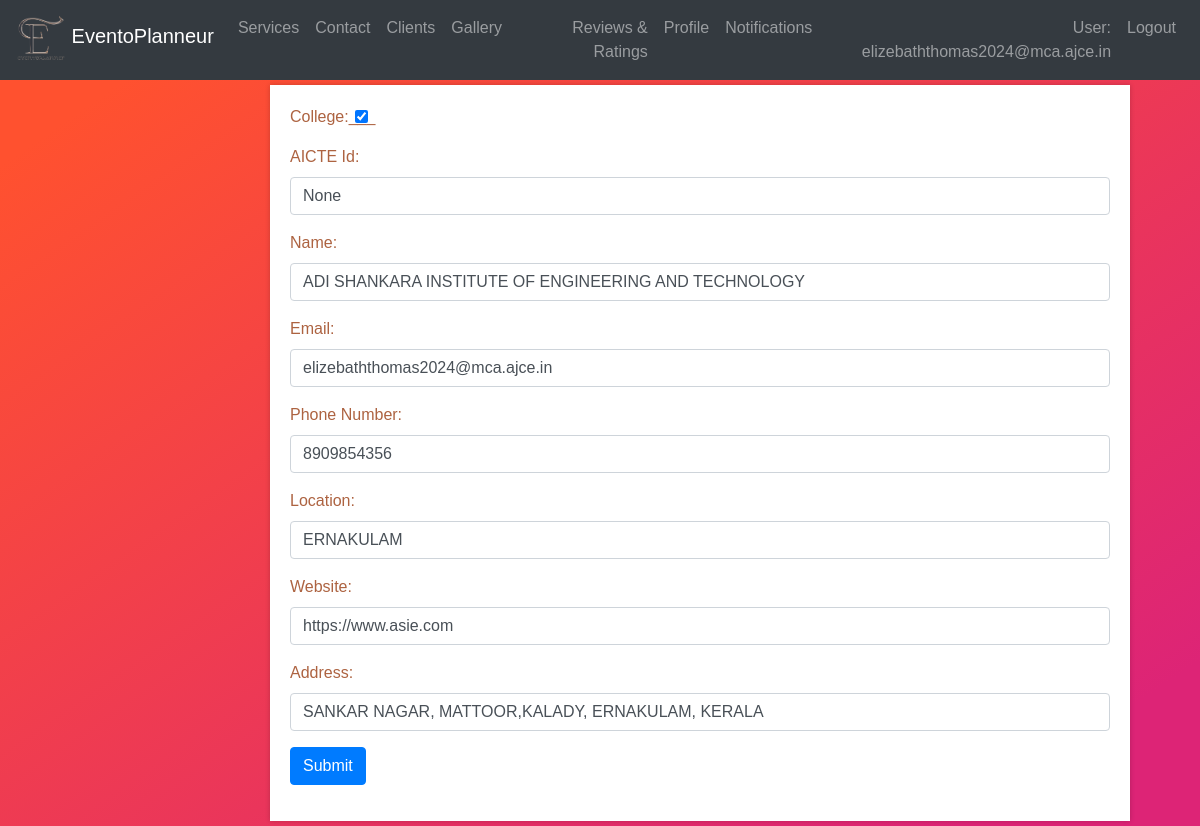
The page /org_profile/ (signed in) on the database as committed earlier.
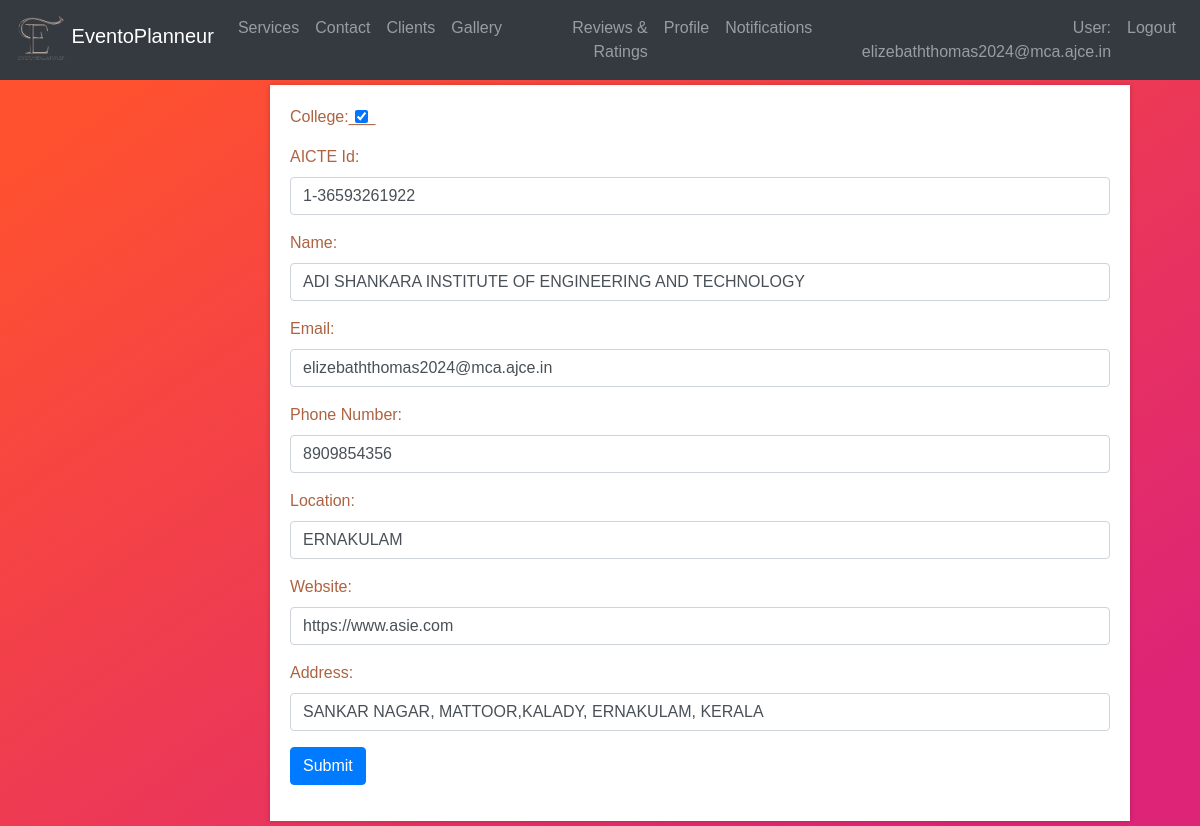
The same page on the database as committed later.
### eventapp/models.py (models this page shows, shortened)
class EventOrganizer(models.Model):
    name = models.CharField(max_length=255)
    emails = models.EmailField(unique=True,blank=True, null=True)
    phone_number = models.CharField(max_length=15)
    address = models.TextField()
    website = models.URLField(blank=True, null=True)
    college = models.BooleanField(default=True)
    aicte = models.CharField(max_length=255, blank=True, null=True)
    org_user=models.ForeignKey(CustomUser, on_delete=models.CASCADE,null=True,blank=True)
    location = models.CharField(max_length=100,null=True)

### eventapp/views.py (the view)
# urls.py: path('org_profile/',views.org_profile,name='org_profile'),
@login_required
def org_profile(request):
    org_user = request.user
    try:
        organizer_instance = EventOrganizer.objects.get(org_user=org_user)
    except EventOrganizer.DoesNotExist:
        organizer_instance = None
    if request.method == "POST":
        if organizer_instance:
            form = Organizer(request.POST, instance=organizer_instance)
        else:
            form = Organizer(request.POST)
        if form.is_valid():
            event_organizer = form.save(commit=False)
            event_organizer.org_user = org_user
            event_organizer.save()
            return redirect('eventapp:orghome')
    else:
        form = Organizer(instance=organizer_instance)
    messages.error(request, form.errors)
    return render(request, 'org_profile.html', {'form': form})

### eventapp/forms.py
class Organizer(forms.ModelForm):
    class Meta:
        model = EventOrganizer
        fields = '__all__'

### templates/org_profile.html (shortened to what this page needs)
{% load static %}
<html lang="en">
<head>
  <link rel="stylesheet" href="https://maxcdn.bootstrapcdn.com/bootstrap/4.5.2/css/bootstrap.min.css">
  <link rel="stylesheet"type="text/css" href="{% static 'css/webinar.css' %}">
</head>
<body style="background:linear-gradient(to left top, #DD2476 10%, #FF512F 90%);">
  <nav class="navbar navbar-expand-md bg-dark navbar-dark">
    <div class="containers">
      <a class="navbar-brand" href="{% url 'eventapp:orghome' %}">
        <img src="{% static 'images/Eventoplanneur.png' %}" alt="Logo" width="50"> EventoPlanneur
      </a>
      <div class="collapse navbar-collapse" id="navbarCollapse">
        <ul class="navbar-nav ml-auto">
          <li class="nav-item"><a class="nav-link" href="#services">Services</a></li>
          <li class="nav-item"><a class="nav-link" href="#contact">Contact</a></li>
          <li class="nav-item"><a class="nav-link" href="#clients">Clients</a></li>
          <li class="nav-item"><a class="nav-link" href="#gallery">Gallery</a></li>
          <li class="nav-item"><a class="nav-link" href="#reviews">Reviews & Ratings</a></li>
          <li class="nav-item"><a class="nav-link" href="#profile">Profile</a></li>
          <li class="nav-item"><a class="nav-link" href="#notifications">Notifications</a></li>
          <li class="nav-item">
            {% if user.is_authenticated %}
            <a class="nav-link" >User: {{ user.email }}</a>
            <li class="nav-item"><a href="{% url 'eventapp:logout' %}" class="nav-link">Logout</a></li>
            {% endif %}
          </li>
        </ul>
      </div>
    </div>
  </nav>
  <div class="container">
    <div class="events">
        <form method="post" action="{% url 'eventapp:org_profile' %}" id="profile">
            <div class="mb-3">
              <label for="college" class="form-check-label">College:___</label>
              <input type="checkbox" id="college" name="college" value="{{form.college.value}}" class="form-check-input" checked>
          </div>
          <div class="mb-3">
              <label for="aicte" class="form-label">AICTE Id:</label>
              <input type="text" id="aicte" name="aicte" value="{{form.aicte.value}}" class="form-control" >
          </div>
            <div class="mb-3">
                <label for="name" class="form-label">Name:</label>
                <input type="text" id="name" name="name" value="{{ form.name.value }}" class="form-control" required>
            </div>
            <div class="mb-3">
                <label for="email" class="form-label">Email:</label>
                <input type="email" id="email" name="email" value="{{ user.email }}" value="{{ form.name.value }}" class="form-control" >
            </div>
            <div class="mb-3">
                <label for="phone_number" class="form-label">Phone Number:</label>
                <input type="tel" id="phone_number" name="phone_number" value="{{form.phone_number.value}}" class="form-control" required>
            </div>
            <div class="mb-3">
                <label for="location" class="form-label">Location:</label>
                <input type="text" id="location" name="location"  value="{{form.location.value}}" class="form-control" required>
            </div>
            <div class="mb-3">
                <label for="website" class="form-label">Website:</label>
                <input type="url" id="website" name="website" value="{{form.website.value}}" class="form-control">
            </div>
            <div class="mb-3">
              <label for="address" class="form-label">Address:</label>
              <input type="text" id="address" name="address" value="{{form.address.value}}" class="form-control">
            </div>
            <input type="submit" class="btn btn-primary" value="Submit">
        </form>
    </div>
</div>
</body>
</html>

Rows that differ between the two databases and show on the page:
changed EventOrganizer "ADI SHANKARA INSTITUTE OF ENGINEERING AND TECHNOLOGY": aicte (not shown) → "1-36593261922"
Other text that changed with them:
form field aicte: "None" → (not shown)
